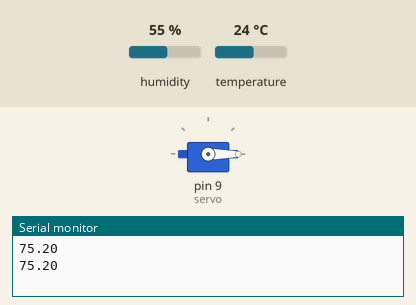
Simulated run of this sketch. Board: Arduino Uno, built with avr-gcc and run on an emulated ATmega328P. Parts: servo, the last lines printed to the serial monitor. Inputs (shaded band) come from the test bench; at power-on: temperature 24 °C, humidity 55 %.

Above: at 1.7 s.
1.8 s: temperature set to 36 °C
4.5 s: temperature set to 39 °C
At 4.9 s:
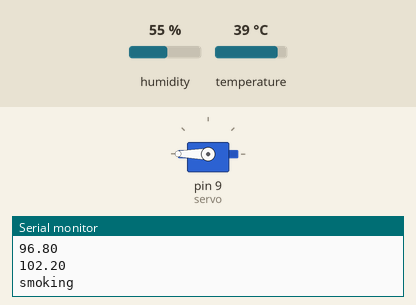
Timing chart, 0 to 7.5 s (numbered marks = the images above; inputs shaded):
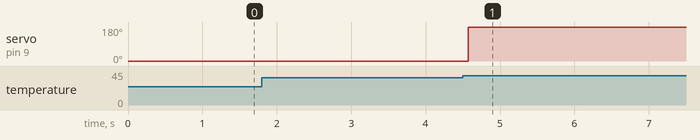

Measured:
- the behaviour switches between 37 and 38 °C on temperature (found by bisection; images 0 and 1)
- after the input at 4.5 s, servo on pin 9 (servo): 0° → 180° after 0.07 s

The sketch:

No_Smoking.ino
```cpp
//void setup() {
//  // put your setup code here, to run once:
//  Serial.begin(9600);
//
//}

//void loop() {
//  // put your main code here, to run repeatedly:
//  int reading = analogRead(A5);
//  Serial.println(reading);
//  delay(500);
//}
#include <DHT.h>
#include<Servo.h>


#define Type DHT11
const int sensePin = 4;
DHT HT(sensePin, Type);
Servo servo;

float tempF;

void setup() {
  // put your setup code here, to run once:
  Serial.begin(9600);
  HT.begin();
  servo.attach(9);
  servo.write(0);
  delay(500);

}

void loop() {
  // put your main code here, to run repeatedly:
  tempF = HT.readTemperature(true);
  Serial.println(tempF);
  if (tempF > 100) {
    Serial.println("smoking");
    servo.write(180);
  }
  delay(1000);
}
```
